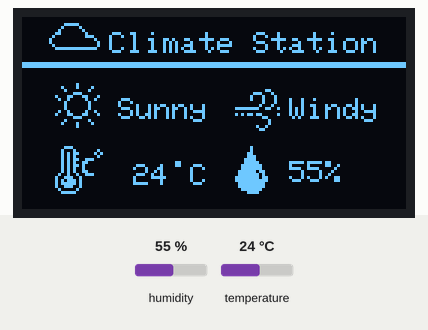
This sketch was run on a simulated Arduino Uno, built with avr-gcc and run on an emulated ATmega328P. On the bench: 128×64 one-colour display. The inputs (shaded band) are chosen by the test bench; at power-on: humidity 55 %, temperature 24 °C.

Above: at 2.9 s.
3.0 s: humidity set to 22 %
At 5.3 s:
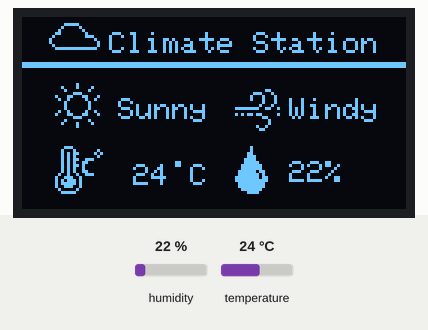
5.7 s: temperature set to 12 °C
At 7.6 s:
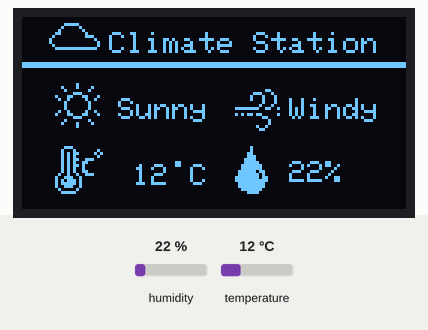
8.4 s: humidity set to 40 %
At 11.5 s:
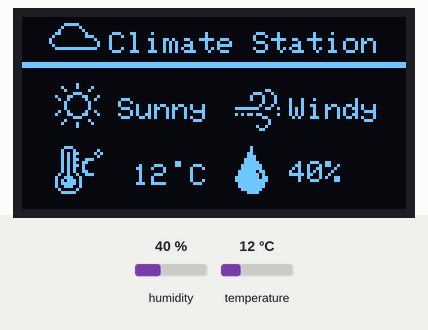
11.8 s: temperature set to 19 °C
Timing chart, 0 to 14.8 s (numbered marks = the images above; inputs shaded):
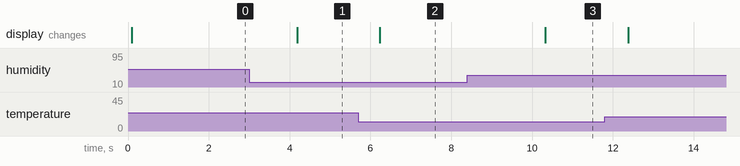

Measured:
- after the input at 3.0 s, the display: changes after 1.2 s (image 1)
- after the input at 5.7 s, the display: changes after 0.53 s (image 2)
- after the input at 8.4 s, the display: changes after 1.9 s (image 3)

The sketch:

ClimateStation.ino
```cpp
#include <DHT.h>
#include <DHT_U.h>

#include <SPI.h>
#include <Wire.h>
#include <Adafruit_GFX.h>
#include <Adafruit_SSD1306.h>

#define SCREEN_WIDTH 128 // OLED display width, in pixels
#define SCREEN_HEIGHT 64 // OLED display height, in pixels

// Declaration for an SSD1306 display connected to I2C (SDA, SCL pins)
// The pins for I2C are defined by the Wire-library.
// On an arduino UNO:       A4(SDA), A5(SCL)
// On an arduino MEGA 2560: 20(SDA), 21(SCL)
// On an arduino LEONARDO:   2(SDA),  3(SCL), ...
#define OLED_RESET     -1 // Reset pin # (or -1 if sharing Arduino reset pin)
#define SCREEN_ADDRESS 0x3C ///< See datasheet for Address; 0x3D for 128x64, 0x3C for 128x32
Adafruit_SSD1306 display(SCREEN_WIDTH, SCREEN_HEIGHT, &Wire, OLED_RESET);
// '16192430-f5ef-11ef-bd6e-cd71c2e1454a', 128x64px
static const unsigned char PROGMEM image_download_1_bits[] = {0x01,0x00,0x21,0x08,0x10,0x10,0x03,0x80,0x8c,0x62,0x48,0x24,0x10,0x10,0x10,0x10,0x10,0x10,0x48,0x24,0x8c,0x62,0x03,0x80,0x10,0x10,0x21,0x08,0x01,0x00,0x00,0x00};

static const unsigned char PROGMEM image_download_2_bits[] = {0x00,0x00,0x00,0x00,0x00,0x30,0x03,0x88,0x04,0x44,0x04,0x44,0x00,0x44,0x00,0x88,0xff,0x32,0x00,0x00,0xad,0x82,0x00,0x60,0x00,0x10,0x00,0x10,0x01,0x20,0x00,0xc0};

static const unsigned char PROGMEM image_download_3_bits[] = {0x04,0x00,0x04,0x00,0x0c,0x00,0x0e,0x00,0x1e,0x00,0x1f,0x00,0x3f,0x80,0x3f,0x80,0x7e,0xc0,0x7f,0x40,0xff,0x60,0xff,0xe0,0x7f,0xc0,0x7f,0xc0,0x3f,0x80,0x0f,0x00};

static const unsigned char PROGMEM image_download_4_bits[] = {0x1c,0x00,0x22,0x02,0x2b,0x05,0x2a,0x02,0x2b,0x38,0x2a,0x60,0x2b,0x40,0x2a,0x40,0x2a,0x60,0x49,0x38,0x9c,0x80,0xae,0x80,0xbe,0x80,0x9c,0x80,0x41,0x00,0x3e,0x00};

static const unsigned char PROGMEM image_download_bits[] = {0x00,0x00,0x00,0x07,0xc0,0x00,0x08,0x20,0x00,0x10,0x10,0x00,0x30,0x08,0x00,0x40,0x0e,0x00,0x80,0x01,0x00,0x80,0x00,0x80,0x40,0x00,0x80,0x3f,0xff,0x00,0x00,0x00,0x00,0x00,0x00,0x00,0x00,0x00,0x00,0x00,0x00,0x00,0x00,0x00,0x00,0x00,0x00,0x00};

static const unsigned char PROGMEM image_Layer_13_bits[] = {0xc0,0xc0};

static const unsigned char PROGMEM image_Layer_3_bits[] = {0xff,0xff,0xff,0xff,0xff,0xff,0xff,0xff,0xff,0xff,0xff,0xff,0xff,0xff,0xff,0xff,0xff,0xff,0xff,0xff,0xff,0xff,0xff,0xff,0xff,0xff,0xff,0xff,0xff,0xff,0xff,0xff};


DHT dht(10,DHT11);
void setup() {
  display.begin(SSD1306_SWITCHCAPVCC, SCREEN_ADDRESS);
  dht.begin();
}

void loop() {
  int temp=dht.readTemperature();
  int humidity=dht.readHumidity();

  display.clearDisplay();
   display.drawBitmap(9, 1, image_download_bits, 17, 16, 1);
display.setTextColor(1);
display.setTextWrap(false);
display.setCursor(29, 5);
display.print("Climate Station");
display.drawBitmap(0, 15, image_Layer_3_bits, 128, 2, 1);
display.drawBitmap(11, 22, image_download_1_bits, 15, 16, 1);
display.setCursor(32, 27);
display.print("Sunny");
display.drawBitmap(71, 22, image_download_2_bits, 15, 16, 1);
display.setCursor(89, 27);
display.print("Windy");
display.drawBitmap(71, 43, image_download_3_bits, 11, 16, 1);
display.setCursor(56, 49);
display.print("C");
display.drawBitmap(11, 43, image_download_4_bits, 16, 16, 1);
display.setCursor(37, 49);
display.print(temp);
display.setCursor(54, 46);
display.drawBitmap(51, 48, image_Layer_13_bits, 2, 2, 1);
display.setCursor(89, 48);
display.print(humidity);
display.print("%");
display.display();


  // put your main code here, to run repeatedly:

}
```
